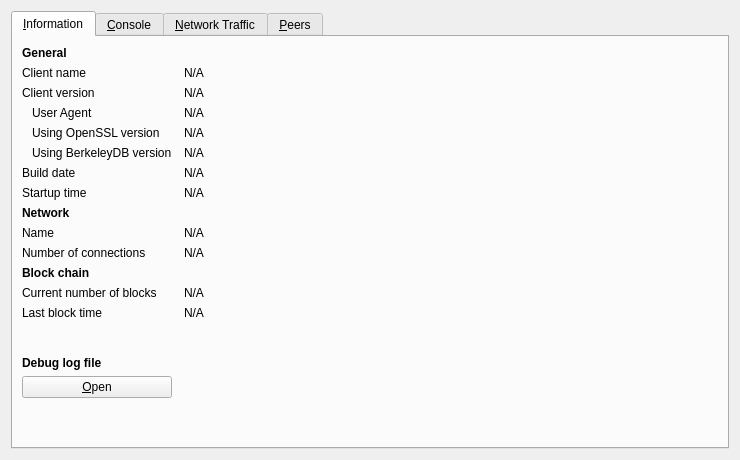
<?xml version="1.0" encoding="UTF-8"?>
<ui version="4.0">
 <class>RPCConsole</class>
 <widget class="QWidget" name="RPCConsole">
  <property name="geometry">
   <rect>
    <x>0</x>
    <y>0</y>
    <width>740</width>
    <height>450</height>
   </rect>
  </property>
  <property name="windowTitle">
   <string>Debug window</string>
  </property>
  <layout class="QVBoxLayout" name="verticalLayout_2">
   <item>
    <widget class="QTabWidget" name="tabWidget">
     <property name="currentIndex">
      <number>0</number>
     </property>
     <widget class="QWidget" name="tab_info">
      <attribute name="title">
       <string>&amp;Information</string>
      </attribute>
      <layout class="QGridLayout" name="gridLayout" columnstretch="0,1">
       <property name="horizontalSpacing">
        <number>12</number>
       </property>
       <item row="0" column="0">
        <widget class="QLabel" name="label_9">
         <property name="font">
          <font>
           <weight>75</weight>
           <bold>true</bold>
          </font>
         </property>
         <property name="text">
          <string>General</string>
         </property>
        </widget>
       </item>
       <item row="1" column="0">
        <widget class="QLabel" name="label_5">
         <property name="text">
          <string>Client name</string>
         </property>
        </widget>
       </item>
       <item row="1" column="1">
        <widget class="QLabel" name="clientName">
         <property name="cursor">
          <cursorShape>IBeamCursor</cursorShape>
         </property>
         <property name="text">
          <string>N/A</string>
         </property>
         <property name="textFormat">
          <enum>Qt::PlainText</enum>
         </property>
         <property name="textInteractionFlags">
          <set>Qt::LinksAccessibleByMouse|Qt::TextSelectableByKeyboard|Qt::TextSelectableByMouse</set>
         </property>
        </widget>
       </item>
       <item row="2" column="0">
        <widget class="QLabel" name="label_6">
         <property name="text">
          <string>Client version</string>
         </property>
        </widget>
       </item>
       <item row="2" column="1">
        <widget class="QLabel" name="clientVersion">
         <property name="cursor">
          <cursorShape>IBeamCursor</cursorShape>
         </property>
         <property name="text">
          <string>N/A</string>
         </property>
         <property name="textFormat">
          <enum>Qt::PlainText</enum>
         </property>
         <property name="textInteractionFlags">
          <set>Qt::LinksAccessibleByMouse|Qt::TextSelectableByKeyboard|Qt::TextSelectableByMouse</set>
         </property>
        </widget>
       </item>
       <item row="3" column="0">
        <widget class="QLabel" name="labelClientUserAgent">
         <property name="text">
          <string>User Agent</string>
         </property>
         <property name="indent">
          <number>10</number>
         </property>
        </widget>
       </item>
       <item row="3" column="1">
        <widget class="QLabel" name="clientUserAgent">
         <property name="cursor">
          <cursorShape>IBeamCursor</cursorShape>
         </property>
         <property name="text">
          <string>N/A</string>
         </property>
         <property name="textFormat">
          <enum>Qt::PlainText</enum>
         </property>
         <property name="textInteractionFlags">
          <set>Qt::LinksAccessibleByMouse|Qt::TextSelectableByKeyboard|Qt::TextSelectableByMouse</set>
         </property>
        </widget>
       </item>
       <item row="4" column="0">
        <widget class="QLabel" name="label_14">
         <property name="text">
          <string>Using OpenSSL version</string>
         </property>
         <property name="indent">
          <number>10</number>
         </property>
        </widget>
       </item>
       <item row="4" column="1">
        <widget class="QLabel" name="openSSLVersion">
         <property name="cursor">
          <cursorShape>IBeamCursor</cursorShape>
         </property>
         <property name="text">
          <string>N/A</string>
         </property>
         <property name="textFormat">
          <enum>Qt::PlainText</enum>
         </property>
         <property name="textInteractionFlags">
          <set>Qt::LinksAccessibleByMouse|Qt::TextSelectableByKeyboard|Qt::TextSelectableByMouse</set>
         </property>
        </widget>
       </item>
       <item row="5" column="0">
        <widget class="QLabel" name="label_berkeleyDBVersion">
         <property name="text">
          <string>Using BerkeleyDB version</string>
         </property>
         <property name="indent">
          <number>10</number>
         </property>
        </widget>
       </item>
       <item row="5" column="1">
        <widget class="QLabel" name="berkeleyDBVersion">
         <property name="cursor">
          <cursorShape>IBeamCursor</cursorShape>
         </property>
         <property name="text">
          <string>N/A</string>
         </property>
         <property name="textFormat">
          <enum>Qt::PlainText</enum>
         </property>
         <property name="textInteractionFlags">
          <set>Qt::LinksAccessibleByMouse|Qt::TextSelectableByKeyboard|Qt::TextSelectableByMouse</set>
         </property>
        </widget>
       </item>
       <item row="6" column="0">
        <widget class="QLabel" name="label_12">
         <property name="text">
          <string>Build date</string>
         </property>
        </widget>
       </item>
       <item row="6" column="1">
        <widget class="QLabel" name="buildDate">
         <property name="cursor">
          <cursorShape>IBeamCursor</cursorShape>
         </property>
         <property name="text">
          <string>N/A</string>
         </property>
         <property name="textFormat">
          <enum>Qt::PlainText</enum>
         </property>
         <property name="textInteractionFlags">
          <set>Qt::LinksAccessibleByMouse|Qt::TextSelectableByKeyboard|Qt::TextSelectableByMouse</set>
         </property>
        </widget>
       </item>
       <item row="7" column="0">
        <widget class="QLabel" name="label_13">
         <property name="text">
          <string>Startup time</string>
         </property>
        </widget>
       </item>
       <item row="7" column="1">
        <widget class="QLabel" name="startupTime">
         <property name="cursor">
          <cursorShape>IBeamCursor</cursorShape>
         </property>
         <property name="text">
          <string>N/A</string>
         </property>
         <property name="textFormat">
          <enum>Qt::PlainText</enum>
         </property>
         <property name="textInteractionFlags">
          <set>Qt::LinksAccessibleByMouse|Qt::TextSelectableByKeyboard|Qt::TextSelectableByMouse</set>
         </property>
        </widget>
       </item>
       <item row="8" column="0">
        <widget class="QLabel" name="label_11">
         <property name="font">
          <font>
           <weight>75</weight>
           <bold>true</bold>
          </font>
         </property>
         <property name="text">
          <string>Network</string>
         </property>
        </widget>
       </item>
       <item row="9" column="0">
        <widget class="QLabel" name="label_8">
         <property name="text">
          <string>Name</string>
         </property>
        </widget>
       </item>
       <item row="9" column="1">
        <widget class="QLabel" name="networkName">
         <property name="cursor">
          <cursorShape>IBeamCursor</cursorShape>
         </property>
         <property name="text">
          <string>N/A</string>
         </property>
         <property name="textFormat">
          <enum>Qt::PlainText</enum>
         </property>
         <property name="textInteractionFlags">
          <set>Qt::LinksAccessibleByMouse|Qt::TextSelectableByKeyboard|Qt::TextSelectableByMouse</set>
         </property>
        </widget>
       </item>
       <item row="10" column="0">
        <widget class="QLabel" name="label_7">
         <property name="text">
          <string>Number of connections</string>
         </property>
        </widget>
       </item>
       <item row="10" column="1">
        <widget class="QLabel" name="numberOfConnections">
         <property name="cursor">
          <cursorShape>IBeamCursor</cursorShape>
         </property>
         <property name="text">
          <string>N/A</string>
         </property>
         <property name="textFormat">
          <enum>Qt::PlainText</enum>
         </property>
         <property name="textInteractionFlags">
          <set>Qt::LinksAccessibleByMouse|Qt::TextSelectableByKeyboard|Qt::TextSelectableByMouse</set>
         </property>
        </widget>
       </item>
       <item row="11" column="0">
        <widget class="QLabel" name="label_10">
         <property name="font">
          <font>
           <weight>75</weight>
           <bold>true</bold>
          </font>
         </property>
         <property name="text">
          <string>Block chain</string>
         </property>
        </widget>
       </item>
       <item row="12" column="0">
        <widget class="QLabel" name="label_3">
         <property name="text">
          <string>Current number of blocks</string>
         </property>
        </widget>
       </item>
       <item row="12" column="1">
        <widget class="QLabel" name="numberOfBlocks">
         <property name="cursor">
          <cursorShape>IBeamCursor</cursorShape>
         </property>
         <property name="text">
          <string>N/A</string>
         </property>
         <property name="textFormat">
          <enum>Qt::PlainText</enum>
         </property>
         <property name="textInteractionFlags">
          <set>Qt::LinksAccessibleByMouse|Qt::TextSelectableByKeyboard|Qt::TextSelectableByMouse</set>
         </property>
        </widget>
       </item>
       <item row="13" column="0">
        <widget class="QLabel" name="label_2">
         <property name="text">
          <string>Last block time</string>
         </property>
        </widget>
       </item>
       <item row="13" column="1">
        <widget class="QLabel" name="lastBlockTime">
         <property name="cursor">
          <cursorShape>IBeamCursor</cursorShape>
         </property>
         <property name="text">
          <string>N/A</string>
         </property>
         <property name="textFormat">
          <enum>Qt::PlainText</enum>
         </property>
         <property name="textInteractionFlags">
          <set>Qt::LinksAccessibleByMouse|Qt::TextSelectableByKeyboard|Qt::TextSelectableByMouse</set>
         </property>
        </widget>
       </item>
       <item row="14" column="0">
        <spacer name="verticalSpacer_2">
         <property name="orientation">
          <enum>Qt::Vertical</enum>
         </property>
         <property name="sizeHint" stdset="0">
          <size>
           <width>20</width>
           <height>20</height>
          </size>
         </property>
        </spacer>
       </item>
       <item row="15" column="0">
        <widget class="QLabel" name="labelDebugLogfile">
         <property name="font">
          <font>
           <weight>75</weight>
           <bold>true</bold>
          </font>
         </property>
         <property name="text">
          <string>Debug log file</string>
         </property>
        </widget>
       </item>
       <item row="16" column="0">
        <widget class="QPushButton" name="openDebugLogfileButton">
         <property name="toolTip">
          <string>Open the Drivercoin Core debug log file from the current data directory. This can take a few seconds for large log files.</string>
         </property>
         <property name="text">
          <string>&amp;Open</string>
         </property>
         <property name="autoDefault">
          <bool>false</bool>
         </property>
        </widget>
       </item>
       <item row="17" column="0">
        <spacer name="verticalSpacer">
         <property name="orientation">
          <enum>Qt::Vertical</enum>
         </property>
         <property name="sizeHint" stdset="0">
          <size>
           <width>20</width>
           <height>40</height>
          </size>
         </property>
        </spacer>
       </item>
      </layout>
     </widget>
     <widget class="QWidget" name="tab_console">
      <attribute name="title">
       <string>&amp;Console</string>
      </attribute>
      <layout class="QVBoxLayout" name="verticalLayout_3">
       <property name="spacing">
        <number>3</number>
       </property>
       <item>
        <widget class="QTextEdit" name="messagesWidget">
         <property name="minimumSize">
          <size>
           <width>0</width>
           <height>100</height>
          </size>
         </property>
         <property name="readOnly">
          <bool>true</bool>
         </property>
         <property name="tabKeyNavigation" stdset="0">
          <bool>false</bool>
         </property>
         <property name="columnCount" stdset="0">
          <number>2</number>
         </property>
        </widget>
       </item>
       <item>
        <layout class="QHBoxLayout" name="horizontalLayout">
         <property name="spacing">
          <number>3</number>
         </property>
         <item>
          <widget class="QLabel" name="label">
           <property name="text">
            <string notr="true">&gt;</string>
           </property>
          </widget>
         </item>
         <item>
          <widget class="QLineEdit" name="lineEdit"/>
         </item>
         <item>
          <widget class="QPushButton" name="clearButton">
           <property name="maximumSize">
            <size>
             <width>24</width>
             <height>24</height>
            </size>
           </property>
           <property name="toolTip">
            <string>Clear console</string>
           </property>
           <property name="text">
            <string/>
           </property>
           <property name="icon">
            <iconset resource="../drivercoin.qrc">
             <normaloff>:/icons/remove</normaloff>:/icons/remove</iconset>
           </property>
           <property name="shortcut">
            <string notr="true">Ctrl+L</string>
           </property>
           <property name="autoDefault">
            <bool>false</bool>
           </property>
          </widget>
         </item>
        </layout>
       </item>
      </layout>
     </widget>
     <widget class="QWidget" name="tab_nettraffic">
      <attribute name="title">
       <string>&amp;Network Traffic</string>
      </attribute>
      <layout class="QHBoxLayout" name="horizontalLayout_3">
       <item>
        <layout class="QVBoxLayout" name="verticalLayout_4">
         <item>
          <widget class="TrafficGraphWidget" name="trafficGraph" native="true">
           <property name="sizePolicy">
            <sizepolicy hsizetype="Expanding" vsizetype="Expanding">
             <horstretch>0</horstretch>
             <verstretch>0</verstretch>
            </sizepolicy>
           </property>
          </widget>
         </item>
         <item>
          <layout class="QHBoxLayout" name="horizontalLayout_2">
           <item>
            <widget class="QSlider" name="sldGraphRange">
             <property name="minimum">
              <number>1</number>
             </property>
             <property name="maximum">
              <number>288</number>
             </property>
             <property name="pageStep">
              <number>12</number>
             </property>
             <property name="value">
              <number>6</number>
             </property>
             <property name="orientation">
              <enum>Qt::Horizontal</enum>
             </property>
            </widget>
           </item>
           <item>
            <widget class="QLabel" name="lblGraphRange">
             <property name="minimumSize">
              <size>
               <width>100</width>
               <height>0</height>
              </size>
             </property>
             <property name="alignment">
              <set>Qt::AlignCenter</set>
             </property>
            </widget>
           </item>
           <item>
            <widget class="QPushButton" name="btnClearTrafficGraph">
             <property name="text">
              <string>&amp;Clear</string>
             </property>
             <property name="autoDefault">
              <bool>false</bool>
             </property>
            </widget>
           </item>
          </layout>
         </item>
        </layout>
       </item>
       <item>
        <layout class="QVBoxLayout" name="verticalLayout">
         <item>
          <widget class="QGroupBox" name="groupBox">
           <property name="title">
            <string>Totals</string>
           </property>
           <layout class="QVBoxLayout" name="verticalLayout_5">
            <item>
             <layout class="QHBoxLayout" name="horizontalLayout_4">
              <item>
               <widget class="Line" name="line">
                <property name="sizePolicy">
                 <sizepolicy hsizetype="Fixed" vsizetype="Fixed">
                  <horstretch>0</horstretch>
                  <verstretch>0</verstretch>
                 </sizepolicy>
                </property>
                <property name="minimumSize">
                 <size>
                  <width>10</width>
                  <height>0</height>
                 </size>
                </property>
                <property name="palette">
                 <palette>
                  <active>
                   <colorrole role="Light">
                    <brush brushstyle="SolidPattern">
                     <color alpha="255">
                      <red>0</red>
                      <green>255</green>
                      <blue>0</blue>
                     </color>
                    </brush>
                   </colorrole>
                  </active>
                  <inactive>
                   <colorrole role="Light">
                    <brush brushstyle="SolidPattern">
                     <color alpha="255">
                      <red>0</red>
                      <green>255</green>
                      <blue>0</blue>
                     </color>
                    </brush>
                   </colorrole>
                  </inactive>
                  <disabled>
                   <colorrole role="Light">
                    <brush brushstyle="SolidPattern">
                     <color alpha="255">
                      <red>0</red>
                      <green>255</green>
                      <blue>0</blue>
                     </color>
                    </brush>
                   </colorrole>
                  </disabled>
                 </palette>
                </property>
                <property name="orientation">
                 <enum>Qt::Horizontal</enum>
                </property>
               </widget>
              </item>
              <item>
               <widget class="QLabel" name="label_16">
                <property name="text">
                 <string>Received</string>
                </property>
               </widget>
              </item>
              <item>
               <widget class="QLabel" name="lblBytesIn">
                <property name="minimumSize">
                 <size>
                  <width>50</width>
                  <height>0</height>
                 </size>
                </property>
                <property name="alignment">
                 <set>Qt::AlignRight|Qt::AlignTrailing|Qt::AlignVCenter</set>
                </property>
               </widget>
              </item>
             </layout>
            </item>
            <item>
             <layout class="QHBoxLayout" name="horizontalLayout_5">
              <item>
               <widget class="Line" name="line_2">
                <property name="sizePolicy">
                 <sizepolicy hsizetype="Fixed" vsizetype="Fixed">
                  <horstretch>0</horstretch>
                  <verstretch>0</verstretch>
                 </sizepolicy>
                </property>
                <property name="minimumSize">
                 <size>
                  <width>10</width>
                  <height>0</height>
                 </size>
                </property>
                <property name="palette">
                 <palette>
                  <active>
                   <colorrole role="Light">
                    <brush brushstyle="SolidPattern">
                     <color alpha="255">
                      <red>255</red>
                      <green>0</green>
                      <blue>0</blue>
                     </color>
                    </brush>
                   </colorrole>
                  </active>
                  <inactive>
                   <colorrole role="Light">
                    <brush brushstyle="SolidPattern">
                     <color alpha="255">
                      <red>255</red>
                      <green>0</green>
                      <blue>0</blue>
                     </color>
                    </brush>
                   </colorrole>
                  </inactive>
                  <disabled>
                   <colorrole role="Light">
                    <brush brushstyle="SolidPattern">
                     <color alpha="255">
                      <red>255</red>
                      <green>0</green>
                      <blue>0</blue>
                     </color>
                    </brush>
                   </colorrole>
                  </disabled>
                 </palette>
                </property>
                <property name="orientation">
                 <enum>Qt::Horizontal</enum>
                </property>
               </widget>
              </item>
              <item>
               <widget class="QLabel" name="label_17">
                <property name="text">
                 <string>Sent</string>
                </property>
               </widget>
              </item>
              <item>
               <widget class="QLabel" name="lblBytesOut">
                <property name="minimumSize">
                 <size>
                  <width>50</width>
                  <height>0</height>
                 </size>
                </property>
                <property name="alignment">
                 <set>Qt::AlignRight|Qt::AlignTrailing|Qt::AlignVCenter</set>
                </property>
               </widget>
              </item>
             </layout>
            </item>
            <item>
             <spacer name="verticalSpacer_4">
              <property name="orientation">
               <enum>Qt::Vertical</enum>
              </property>
              <property name="sizeHint" stdset="0">
               <size>
                <width>20</width>
                <height>407</height>
               </size>
              </property>
             </spacer>
            </item>
           </layout>
          </widget>
         </item>
        </layout>
       </item>
      </layout>
     </widget>
     <widget class="QWidget" name="tab_peers">
      <attribute name="title">
       <string>&amp;Peers</string>
      </attribute>
      <layout class="QGridLayout" name="gridLayout_2">
       <item row="0" column="0" rowspan="2">
        <layout class="QVBoxLayout" name="verticalLayout_101">
         <property name="spacing">
          <number>0</number>
         </property>
         <item>
          <widget class="QTableView" name="peerWidget">
           <property name="horizontalScrollBarPolicy">
            <enum>Qt::ScrollBarAsNeeded</enum>
           </property>
           <property name="sortingEnabled">
            <bool>true</bool>
           </property>
           <attribute name="horizontalHeaderHighlightSections">
            <bool>false</bool>
           </attribute>
          </widget>
         </item>
         <item>
          <widget class="QLabel" name="banHeading">
           <property name="sizePolicy">
            <sizepolicy hsizetype="Preferred" vsizetype="Minimum">
             <horstretch>0</horstretch>
             <verstretch>0</verstretch>
            </sizepolicy>
           </property>
           <property name="minimumSize">
            <size>
             <width>300</width>
             <height>32</height>
            </size>
           </property>
           <property name="maximumSize">
            <size>
             <width>16777215</width>
             <height>32</height>
            </size>
           </property>
           <property name="font">
            <font>
             <pointsize>12</pointsize>
            </font>
           </property>
           <property name="cursor">
            <cursorShape>IBeamCursor</cursorShape>
           </property>
           <property name="text">
            <string>Banned peers</string>
           </property>
           <property name="alignment">
            <set>Qt::AlignBottom|Qt::AlignLeading|Qt::AlignLeft</set>
           </property>
           <property name="wordWrap">
            <bool>true</bool>
           </property>
           <property name="textInteractionFlags">
            <set>Qt::NoTextInteraction</set>
           </property>
          </widget>
         </item>
         <item>
          <widget class="QTableView" name="banlistWidget">
           <property name="sizePolicy">
            <sizepolicy hsizetype="Expanding" vsizetype="Expanding">
             <horstretch>0</horstretch>
             <verstretch>0</verstretch>
            </sizepolicy>
           </property>
           <property name="horizontalScrollBarPolicy">
            <enum>Qt::ScrollBarAsNeeded</enum>
           </property>
           <property name="sortingEnabled">
            <bool>true</bool>
           </property>
           <attribute name="horizontalHeaderHighlightSections">
            <bool>false</bool>
           </attribute>
          </widget>
         </item>
        </layout>
       </item>
       <item row="0" column="1">
        <widget class="QLabel" name="peerHeading">
         <property name="sizePolicy">
          <sizepolicy hsizetype="Preferred" vsizetype="Minimum">
           <horstretch>0</horstretch>
           <verstretch>0</verstretch>
          </sizepolicy>
         </property>
         <property name="minimumSize">
          <size>
           <width>300</width>
           <height>32</height>
          </size>
         </property>
         <property name="font">
          <font>
           <pointsize>10</pointsize>
          </font>
         </property>
         <property name="cursor">
          <cursorShape>IBeamCursor</cursorShape>
         </property>
         <property name="text">
          <string>Select a peer to view detailed information.</string>
         </property>
         <property name="alignment">
          <set>Qt::AlignHCenter|Qt::AlignTop</set>
         </property>
         <property name="wordWrap">
          <bool>true</bool>
         </property>
         <property name="textInteractionFlags">
          <set>Qt::LinksAccessibleByMouse|Qt::TextSelectableByKeyboard|Qt::TextSelectableByMouse</set>
         </property>
        </widget>
       </item>
       <item row="1" column="1">
        <widget class="QWidget" name="detailWidget" native="true">
         <property name="minimumSize">
          <size>
           <width>300</width>
           <height>0</height>
          </size>
         </property>
         <layout class="QGridLayout" name="gridLayout_3">
          <item row="0" column="0">
           <widget class="QLabel" name="label_30">
            <property name="text">
             <string>Whitelisted</string>
            </property>
           </widget>
          </item>
          <item row="0" column="2">
           <widget class="QLabel" name="peerWhitelisted">
            <property name="cursor">
             <cursorShape>IBeamCursor</cursorShape>
            </property>
            <property name="text">
             <string>N/A</string>
            </property>
            <property name="textFormat">
             <enum>Qt::PlainText</enum>
            </property>
            <property name="textInteractionFlags">
             <set>Qt::LinksAccessibleByMouse|Qt::TextSelectableByKeyboard|Qt::TextSelectableByMouse</set>
            </property>
           </widget>
          </item>
          <item row="1" column="0">
           <widget class="QLabel" name="label_23">
            <property name="text">
             <string>Direction</string>
            </property>
           </widget>
          </item>
          <item row="1" column="2">
           <widget class="QLabel" name="peerDirection">
            <property name="cursor">
             <cursorShape>IBeamCursor</cursorShape>
            </property>
            <property name="text">
             <string>N/A</string>
            </property>
            <property name="textFormat">
             <enum>Qt::PlainText</enum>
            </property>
            <property name="textInteractionFlags">
             <set>Qt::LinksAccessibleByMouse|Qt::TextSelectableByKeyboard|Qt::TextSelectableByMouse</set>
            </property>
           </widget>
          </item>
          <item row="2" column="0">
           <widget class="QLabel" name="label_21">
            <property name="text">
             <string>Version</string>
            </property>
           </widget>
          </item>
          <item row="2" column="2">
           <widget class="QLabel" name="peerVersion">
            <property name="cursor">
             <cursorShape>IBeamCursor</cursorShape>
            </property>
            <property name="text">
             <string>N/A</string>
            </property>
            <property name="textFormat">
             <enum>Qt::PlainText</enum>
            </property>
            <property name="textInteractionFlags">
             <set>Qt::LinksAccessibleByMouse|Qt::TextSelectableByKeyboard|Qt::TextSelectableByMouse</set>
            </property>
           </widget>
          </item>
          <item row="3" column="0">
           <widget class="QLabel" name="label_28">
            <property name="text">
             <string>User Agent</string>
            </property>
           </widget>
          </item>
          <item row="3" column="2">
           <widget class="QLabel" name="peerSubversion">
            <property name="cursor">
             <cursorShape>IBeamCursor</cursorShape>
            </property>
            <property name="text">
             <string>N/A</string>
            </property>
            <property name="textFormat">
             <enum>Qt::PlainText</enum>
            </property>
            <property name="textInteractionFlags">
             <set>Qt::LinksAccessibleByMouse|Qt::TextSelectableByKeyboard|Qt::TextSelectableByMouse</set>
            </property>
           </widget>
          </item>
          <item row="4" column="0">
           <widget class="QLabel" name="label_4">
            <property name="text">
             <string>Services</string>
            </property>
           </widget>
          </item>
          <item row="4" column="2">
           <widget class="QLabel" name="peerServices">
            <property name="cursor">
             <cursorShape>IBeamCursor</cursorShape>
            </property>
            <property name="text">
             <string>N/A</string>
            </property>
            <property name="textFormat">
             <enum>Qt::PlainText</enum>
            </property>
            <property name="textInteractionFlags">
             <set>Qt::LinksAccessibleByMouse|Qt::TextSelectableByKeyboard|Qt::TextSelectableByMouse</set>
            </property>
           </widget>
          </item>
          <item row="5" column="0">
           <widget class="QLabel" name="label_29">
            <property name="text">
             <string>Starting Block</string>
            </property>
           </widget>
          </item>
          <item row="5" column="2">
           <widget class="QLabel" name="peerHeight">
            <property name="cursor">
             <cursorShape>IBeamCursor</cursorShape>
            </property>
            <property name="text">
             <string>N/A</string>
            </property>
            <property name="textFormat">
             <enum>Qt::PlainText</enum>
            </property>
            <property name="textInteractionFlags">
             <set>Qt::LinksAccessibleByMouse|Qt::TextSelectableByKeyboard|Qt::TextSelectableByMouse</set>
            </property>
           </widget>
          </item>
          <item row="6" column="0">
           <widget class="QLabel" name="label_27">
            <property name="text">
             <string>Synced Headers</string>
            </property>
           </widget>
          </item>
          <item row="6" column="2">
           <widget class="QLabel" name="peerSyncHeight">
            <property name="cursor">
             <cursorShape>IBeamCursor</cursorShape>
            </property>
            <property name="text">
             <string>N/A</string>
            </property>
            <property name="textFormat">
             <enum>Qt::PlainText</enum>
            </property>
            <property name="textInteractionFlags">
             <set>Qt::LinksAccessibleByMouse|Qt::TextSelectableByKeyboard|Qt::TextSelectableByMouse</set>
            </property>
           </widget>
          </item>
          <item row="7" column="0">
           <widget class="QLabel" name="label_25">
            <property name="text">
             <string>Synced Blocks</string>
            </property>
           </widget>
          </item>
          <item row="7" column="2">
           <widget class="QLabel" name="peerCommonHeight">
            <property name="cursor">
             <cursorShape>IBeamCursor</cursorShape>
            </property>
            <property name="text">
             <string>N/A</string>
            </property>
            <property name="textFormat">
             <enum>Qt::PlainText</enum>
            </property>
            <property name="textInteractionFlags">
             <set>Qt::LinksAccessibleByMouse|Qt::TextSelectableByKeyboard|Qt::TextSelectableByMouse</set>
            </property>
           </widget>
          </item>
          <item row="8" column="0">
           <widget class="QLabel" name="label_24">
            <property name="text">
             <string>Ban Score</string>
            </property>
           </widget>
          </item>
          <item row="8" column="2">
           <widget class="QLabel" name="peerBanScore">
            <property name="cursor">
             <cursorShape>IBeamCursor</cursorShape>
            </property>
            <property name="text">
             <string>N/A</string>
            </property>
            <property name="textFormat">
             <enum>Qt::PlainText</enum>
            </property>
            <property name="textInteractionFlags">
             <set>Qt::LinksAccessibleByMouse|Qt::TextSelectableByKeyboard|Qt::TextSelectableByMouse</set>
            </property>
           </widget>
          </item>
          <item row="9" column="0">
           <widget class="QLabel" name="label_22">
            <property name="text">
             <string>Connection Time</string>
            </property>
           </widget>
          </item>
          <item row="9" column="2">
           <widget class="QLabel" name="peerConnTime">
            <property name="cursor">
             <cursorShape>IBeamCursor</cursorShape>
            </property>
            <property name="text">
             <string>N/A</string>
            </property>
            <property name="textFormat">
             <enum>Qt::PlainText</enum>
            </property>
            <property name="textInteractionFlags">
             <set>Qt::LinksAccessibleByMouse|Qt::TextSelectableByKeyboard|Qt::TextSelectableByMouse</set>
            </property>
           </widget>
          </item>
          <item row="10" column="0">
           <widget class="QLabel" name="label_15">
            <property name="text">
             <string>Last Send</string>
            </property>
           </widget>
          </item>
          <item row="10" column="2">
           <widget class="QLabel" name="peerLastSend">
            <property name="cursor">
             <cursorShape>IBeamCursor</cursorShape>
            </property>
            <property name="text">
             <string>N/A</string>
            </property>
            <property name="textFormat">
             <enum>Qt::PlainText</enum>
            </property>
            <property name="textInteractionFlags">
             <set>Qt::LinksAccessibleByMouse|Qt::TextSelectableByKeyboard|Qt::TextSelectableByMouse</set>
            </property>
           </widget>
          </item>
          <item row="11" column="0">
           <widget class="QLabel" name="label_19">
            <property name="text">
             <string>Last Receive</string>
            </property>
           </widget>
          </item>
          <item row="11" column="2">
           <widget class="QLabel" name="peerLastRecv">
            <property name="cursor">
             <cursorShape>IBeamCursor</cursorShape>
            </property>
            <property name="text">
             <string>N/A</string>
            </property>
            <property name="textFormat">
             <enum>Qt::PlainText</enum>
            </property>
            <property name="textInteractionFlags">
             <set>Qt::LinksAccessibleByMouse|Qt::TextSelectableByKeyboard|Qt::TextSelectableByMouse</set>
            </property>
           </widget>
          </item>
          <item row="12" column="0">
           <widget class="QLabel" name="label_18">
            <property name="text">
             <string>Bytes Sent</string>
            </property>
           </widget>
          </item>
          <item row="12" column="2">
           <widget class="QLabel" name="peerBytesSent">
            <property name="cursor">
             <cursorShape>IBeamCursor</cursorShape>
            </property>
            <property name="text">
             <string>N/A</string>
            </property>
            <property name="textFormat">
             <enum>Qt::PlainText</enum>
            </property>
            <property name="textInteractionFlags">
             <set>Qt::LinksAccessibleByMouse|Qt::TextSelectableByKeyboard|Qt::TextSelectableByMouse</set>
            </property>
           </widget>
          </item>
          <item row="13" column="0">
           <widget class="QLabel" name="label_20">
            <property name="text">
             <string>Bytes Received</string>
            </property>
           </widget>
          </item>
          <item row="13" column="2">
           <widget class="QLabel" name="peerBytesRecv">
            <property name="cursor">
             <cursorShape>IBeamCursor</cursorShape>
            </property>
            <property name="text">
             <string>N/A</string>
            </property>
            <property name="textFormat">
             <enum>Qt::PlainText</enum>
            </property>
            <property name="textInteractionFlags">
             <set>Qt::LinksAccessibleByMouse|Qt::TextSelectableByKeyboard|Qt::TextSelectableByMouse</set>
            </property>
           </widget>
          </item>
          <item row="14" column="0">
           <widget class="QLabel" name="label_26">
            <property name="text">
             <string>Ping Time</string>
            </property>
           </widget>
          </item>
          <item row="14" column="2">
           <widget class="QLabel" name="peerPingTime">
            <property name="cursor">
             <cursorShape>IBeamCursor</cursorShape>
            </property>
            <property name="text">
             <string>N/A</string>
            </property>
            <property name="textFormat">
             <enum>Qt::PlainText</enum>
            </property>
            <property name="textInteractionFlags">
             <set>Qt::LinksAccessibleByMouse|Qt::TextSelectableByKeyboard|Qt::TextSelectableByMouse</set>
            </property>
           </widget>
          </item>
          <item row="15" column="0">
           <widget class="QLabel" name="peerPingWaitLabel">
            <property name="toolTip">
             <string>The duration of a currently outstanding ping.</string>
            </property>
            <property name="text">
             <string>Ping Wait</string>
            </property>
           </widget>
          </item>
          <item row="15" column="2">
           <widget class="QLabel" name="peerPingWait">
            <property name="cursor">
             <cursorShape>IBeamCursor</cursorShape>
            </property>
            <property name="text">
             <string>N/A</string>
            </property>
            <property name="textFormat">
             <enum>Qt::PlainText</enum>
            </property>
            <property name="textInteractionFlags">
             <set>Qt::LinksAccessibleByMouse|Qt::TextSelectableByKeyboard|Qt::TextSelectableByMouse</set>
            </property>
           </widget>
          </item>
          <item row="16" column="0">
           <widget class="QLabel" name="label_timeoffset">
            <property name="text">
             <string>Time Offset</string>
            </property>
           </widget>
          </item>
          <item row="16" column="2">
           <widget class="QLabel" name="timeoffset">
            <property name="cursor">
             <cursorShape>IBeamCursor</cursorShape>
            </property>
            <property name="text">
             <string>N/A</string>
            </property>
            <property name="textFormat">
             <enum>Qt::PlainText</enum>
            </property>
            <property name="textInteractionFlags">
             <set>Qt::LinksAccessibleByMouse|Qt::TextSelectableByKeyboard|Qt::TextSelectableByMouse</set>
            </property>
           </widget>
          </item>
          <item row="17" column="1">
           <spacer name="verticalSpacer_3">
            <property name="orientation">
             <enum>Qt::Vertical</enum>
            </property>
            <property name="sizeHint" stdset="0">
             <size>
              <width>20</width>
              <height>40</height>
             </size>
            </property>
           </spacer>
          </item>
         </layout>
        </widget>
       </item>
      </layout>
     </widget>
    </widget>
   </item>
  </layout>
 </widget>
 <customwidgets>
  <customwidget>
   <class>TrafficGraphWidget</class>
   <extends>QWidget</extends>
   <header>trafficgraphwidget.h</header>
   <container>1</container>
   <slots>
    <slot>clear()</slot>
   </slots>
  </customwidget>
 </customwidgets>
 <resources>
  <include location="../drivercoin.qrc"/>
 </resources>
 <connections/>
</ui>
